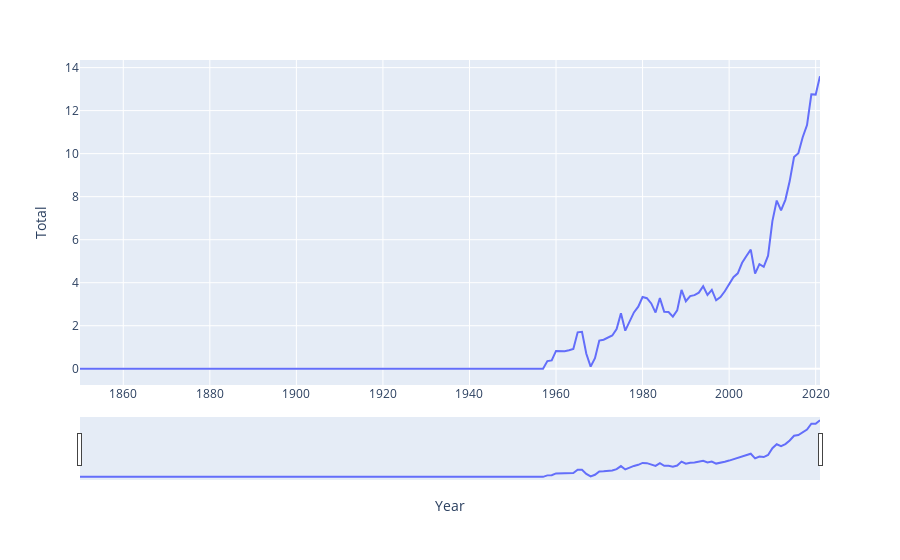

Write notebook code for a chart like this one.
### Code cell
#  plot to see total emission versus year for 'Senegal'
fig_sen = px.line(df_sen, x="Year", y="Total")
fig_sen.update_xaxes(rangeslider_visible=True)
fig_sen.show()

### Figure 1 — Plotly figure (JSON) as saved in the notebook; plotly's stock layout.template omitted (floating-point values rounded to 4 significant figures; data arrays with more than 128 entries replaced by an {"elided": "..."} marker saying what was removed)
{"data": [{"hovertemplate": "Year=%{x}<br>Total=%{y}<extra></extra>", "legendgroup": "", "line": {"color": "#636efa", "dash": "solid"}, "marker": {"symbol": "circle"}, "mode": "lines", "name": "", "orientation": "v", "showlegend": false, "type": "scatter", "x": {"elided": "172 int values"}, "xaxis": "x", "y": {"elided": "172 float values"}, "yaxis": "y"}], "layout": {"legend": {"tracegroupgap": 0}, "margin": {"t": 60}, "xaxis": {"anchor": "y", "domain": [0, 1], "rangeslider": {"visible": true}, "title": {"text": "Year"}}, "yaxis": {"anchor": "x", "domain": [0, 1], "title": {"text": "Total"}}}}
